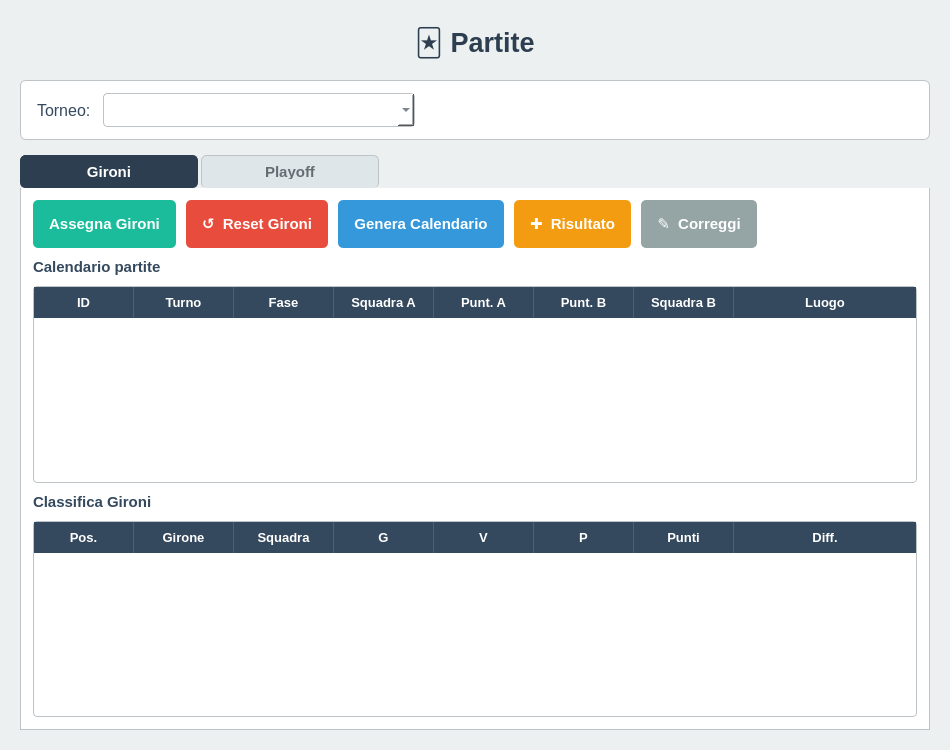
<?xml version="1.0" encoding="UTF-8"?>
<ui version="4.0">
 <class>PartitePage</class>
 <widget class="QWidget" name="PartitePage">
  <property name="geometry">
   <rect>
    <x>0</x>
    <y>0</y>
    <width>950</width>
    <height>750</height>
   </rect>
  </property>
  <property name="windowTitle">
   <string>Partite</string>
  </property>
  <property name="styleSheet">
   <string>
QWidget#PartitePage {
    background-color: #ecf0f1;
}
QLabel {
    color: #34495e;
    font-family: Helvetica;
    font-size: 12pt;
    background-color: transparent;
    border: none;
}
QComboBox {
    border: 1px solid #bdc3c7;
    border-radius: 4px;
    padding: 6px;
    font-family: Helvetica;
    font-size: 11pt;
    background-color: white;
    color: #2c3e50;
}
QComboBox:focus {
    border: 1px solid #3498db;
}
QTableWidget {
    background-color: white;
    border: 1px solid #bdc3c7;
    border-radius: 4px;
    font-family: Helvetica;
    font-size: 10pt;
    color: #2c3e50;
    alternate-background-color: #f2f3f4;
    gridline-color: #ecf0f1;
    outline: none;
}
QTableWidget::item {
    padding: 4px;
    border: none;
}
QTableWidget::item:selected {
    background-color: #3498db;
    color: white;
}
QTableWidget QTableCornerButton::section {
    background-color: #34495e;
    border: none;
}
QHeaderView {
    background-color: #34495e;
}
QHeaderView::section {
    background-color: #34495e;
    color: white;
    font-family: Helvetica;
    font-size: 10pt;
    font-weight: bold;
    padding: 6px 8px;
    border: none;
    border-right: 1px solid #4a6278;
}
QHeaderView::section:last {
    border-right: none;
}
QTabWidget::pane {
    background-color: white;
    border: 1px solid #bdc3c7;
    border-top: none;
    border-radius: 0px 0px 4px 4px;
}
QTabBar {
    background-color: transparent;
}
QTabBar::tab {
    background-color: #dfe6e9;
    color: #636e72;
    font-family: Helvetica;
    font-size: 11pt;
    font-weight: bold;
    min-width: 120px;
    padding: 9px 28px;
    border: 1px solid #bdc3c7;
    border-bottom: none;
    border-radius: 5px 5px 0px 0px;
    margin-right: 3px;
}
QTabBar::tab:selected {
    background-color: #2c3e50;
    color: white;
    border-color: #2c3e50;
}
QTabBar::tab:hover:!selected {
    background-color: #cfd8dc;
}
QPushButton {
    font-family: Helvetica;
    font-size: 11pt;
    font-weight: bold;
    color: white;
    border: none;
    border-radius: 5px;
    padding: 7px 16px;
    min-height: 34px;
}
QPushButton#btn_assegna_gironi {
    background-color: #1abc9c;
}
QPushButton#btn_assegna_gironi:hover { background-color: #16a085; }
QPushButton#btn_genera_calendario {
    background-color: #3498db;
}
QPushButton#btn_genera_calendario:hover { background-color: #2980b9; }
QPushButton#btn_inserisci_risultato {
    background-color: #f39c12;
}
QPushButton#btn_inserisci_risultato:hover { background-color: #d68910; }
QPushButton#btn_correggi_risultato {
    background-color: #95a5a6;
}
QPushButton#btn_correggi_risultato:hover { background-color: #7f8c8d; }
QPushButton#btn_reset_gironi {
    background-color: #e74c3c;
}
QPushButton#btn_reset_gironi:hover { background-color: #c0392b; }
QPushButton#btn_genera_playoff {
    background-color: #1abc9c;
}
QPushButton#btn_genera_playoff:hover { background-color: #16a085; }
QPushButton#btn_inserisci_finale {
    background-color: #f39c12;
}
QPushButton#btn_inserisci_finale:hover { background-color: #d68910; }
QPushButton#btn_esporta_classifica {
    background-color: #95a5a6;
}
QPushButton#btn_esporta_classifica:hover { background-color: #7f8c8d; }
   </string>
  </property>
  <layout class="QVBoxLayout" name="vl_root">
   <property name="spacing">
    <number>15</number>
   </property>
   <property name="leftMargin">
    <number>20</number>
   </property>
   <property name="topMargin">
    <number>20</number>
   </property>
   <property name="rightMargin">
    <number>20</number>
   </property>
   <property name="bottomMargin">
    <number>20</number>
   </property>
   <item>
    <widget class="QLabel" name="lbl_title">
     <property name="styleSheet">
      <string>font-size: 20pt; font-weight: bold; color: #2c3e50; background-color: transparent; padding: 6px 0px; border: none;</string>
     </property>
     <property name="text">
      <string>🃏 Partite</string>
     </property>
     <property name="alignment">
      <set>Qt::AlignCenter</set>
     </property>
    </widget>
   </item>
   <item>
    <widget class="QFrame" name="frame_filter">
     <property name="styleSheet">
      <string>
QFrame#frame_filter {
    background-color: #ffffff;
    border: 1px solid #bdc3c7;
    border-radius: 6px;
}
QFrame#frame_filter QLabel {
    border: none;
    background-color: transparent;
    color: #34495e;
    font-family: Helvetica;
    font-size: 12pt;
}
QFrame#frame_filter QComboBox {
    border: 1px solid #bdc3c7;
    border-radius: 4px;
    padding: 6px;
    font-family: Helvetica;
    font-size: 11pt;
    background-color: white;
    color: #2c3e50;
    min-width: 280px;
}
QFrame#frame_filter QComboBox:focus { border: 1px solid #3498db; }
     </string>
     </property>
     <property name="frameShape">
      <enum>QFrame::StyledPanel</enum>
     </property>
     <property name="frameShadow">
      <enum>QFrame::Raised</enum>
     </property>
     <layout class="QHBoxLayout" name="hl_filter">
      <property name="spacing">
       <number>12</number>
      </property>
      <property name="leftMargin">
       <number>16</number>
      </property>
      <property name="topMargin">
       <number>12</number>
      </property>
      <property name="rightMargin">
       <number>16</number>
      </property>
      <property name="bottomMargin">
       <number>12</number>
      </property>
      <item>
       <widget class="QLabel" name="lbl_torneo">
        <property name="text">
         <string>Torneo:</string>
        </property>
       </widget>
      </item>
      <item>
       <widget class="QComboBox" name="cmb_tornei"/>
      </item>
      <item>
       <spacer>
        <property name="orientation">
         <enum>Qt::Horizontal</enum>
        </property>
        <property name="sizeHint" stdset="0">
         <size>
          <width>40</width>
          <height>20</height>
         </size>
        </property>
       </spacer>
      </item>
     </layout>
    </widget>
   </item>
   <item>
    <widget class="QTabWidget" name="tab_partite">
     <property name="usesScrollButtons">
      <bool>false</bool>
     </property>
     <widget class="QWidget" name="tab_gironi">
      <property name="styleSheet">
       <string>
QWidget#tab_gironi { background-color: #ffffff; }
QWidget#tab_gironi QLabel {
    background-color: transparent;
    color: #34495e;
    font-family: Helvetica;
    font-size: 11pt;
    font-weight: bold;
    border: none;
}
      </string>
      </property>
      <attribute name="title">
       <string>  Gironi  </string>
      </attribute>
      <layout class="QVBoxLayout" name="vl_gironi">
       <property name="spacing">
        <number>10</number>
       </property>
       <property name="leftMargin">
        <number>12</number>
       </property>
       <property name="topMargin">
        <number>12</number>
       </property>
       <property name="rightMargin">
        <number>12</number>
       </property>
       <property name="bottomMargin">
        <number>12</number>
       </property>
       <item>
        <layout class="QHBoxLayout" name="hl_btn_gironi">
         <property name="spacing">
          <number>10</number>
         </property>
         <item>
          <widget class="QPushButton" name="btn_assegna_gironi">
           <property name="text">
            <string>Assegna Gironi</string>
           </property>
          </widget>
         </item>
         <item>
          <widget class="QPushButton" name="btn_reset_gironi">
           <property name="text">
            <string>↺  Reset Gironi</string>
           </property>
          </widget>
         </item>
         <item>
          <widget class="QPushButton" name="btn_genera_calendario">
           <property name="text">
            <string>Genera Calendario</string>
           </property>
          </widget>
         </item>
         <item>
          <widget class="QPushButton" name="btn_inserisci_risultato">
           <property name="text">
            <string>✚  Risultato</string>
           </property>
          </widget>
         </item>
         <item>
          <widget class="QPushButton" name="btn_correggi_risultato">
           <property name="text">
            <string>✎  Correggi</string>
           </property>
          </widget>
         </item>
         <item>
          <spacer>
           <property name="orientation">
            <enum>Qt::Horizontal</enum>
           </property>
           <property name="sizeHint" stdset="0">
            <size>
             <width>40</width>
             <height>20</height>
            </size>
           </property>
          </spacer>
         </item>
        </layout>
       </item>
       <item>
        <widget class="QLabel" name="lbl_calendario">
         <property name="text">
          <string>Calendario partite</string>
         </property>
        </widget>
       </item>
       <item>
        <widget class="QTableWidget" name="tbl_calendario">
         <property name="verticalScrollBarPolicy">
          <enum>Qt::ScrollBarAsNeeded</enum>
         </property>
         <property name="horizontalScrollBarPolicy">
          <enum>Qt::ScrollBarAsNeeded</enum>
         </property>
         <property name="editTriggers">
          <set>QAbstractItemView::NoEditTriggers</set>
         </property>
         <property name="alternatingRowColors">
          <bool>true</bool>
         </property>
         <property name="selectionBehavior">
          <enum>QAbstractItemView::SelectRows</enum>
         </property>
         <attribute name="horizontalHeaderStretchLastSection">
          <bool>true</bool>
         </attribute>
         <column>
          <property name="text">
           <string>ID</string>
          </property>
         </column>
         <column>
          <property name="text">
           <string>Turno</string>
          </property>
         </column>
         <column>
          <property name="text">
           <string>Fase</string>
          </property>
         </column>
         <column>
          <property name="text">
           <string>Squadra A</string>
          </property>
         </column>
         <column>
          <property name="text">
           <string>Punt. A</string>
          </property>
         </column>
         <column>
          <property name="text">
           <string>Punt. B</string>
          </property>
         </column>
         <column>
          <property name="text">
           <string>Squadra B</string>
          </property>
         </column>
         <column>
          <property name="text">
           <string>Luogo</string>
          </property>
         </column>
        </widget>
       </item>
       <item>
        <widget class="QLabel" name="lbl_classifica_gironi">
         <property name="text">
          <string>Classifica Gironi</string>
         </property>
        </widget>
       </item>
       <item>
        <widget class="QTableWidget" name="tbl_classifica_gironi">
         <property name="verticalScrollBarPolicy">
          <enum>Qt::ScrollBarAsNeeded</enum>
         </property>
         <property name="horizontalScrollBarPolicy">
          <enum>Qt::ScrollBarAsNeeded</enum>
         </property>
         <property name="editTriggers">
          <set>QAbstractItemView::NoEditTriggers</set>
         </property>
         <property name="alternatingRowColors">
          <bool>true</bool>
         </property>
         <property name="selectionBehavior">
          <enum>QAbstractItemView::SelectRows</enum>
         </property>
         <attribute name="horizontalHeaderStretchLastSection">
          <bool>true</bool>
         </attribute>
         <column>
          <property name="text">
           <string>Pos.</string>
          </property>
         </column>
         <column>
          <property name="text">
           <string>Girone</string>
          </property>
         </column>
         <column>
          <property name="text">
           <string>Squadra</string>
          </property>
         </column>
         <column>
          <property name="text">
           <string>G</string>
          </property>
         </column>
         <column>
          <property name="text">
           <string>V</string>
          </property>
         </column>
         <column>
          <property name="text">
           <string>P</string>
          </property>
         </column>
         <column>
          <property name="text">
           <string>Punti</string>
          </property>
         </column>
         <column>
          <property name="text">
           <string>Diff.</string>
          </property>
         </column>
        </widget>
       </item>
      </layout>
     </widget>
     <widget class="QWidget" name="tab_playoff">
      <property name="styleSheet">
       <string>
QWidget#tab_playoff { background-color: #ffffff; }
QWidget#tab_playoff QLabel {
    background-color: transparent;
    color: #34495e;
    font-family: Helvetica;
    font-size: 11pt;
    font-weight: bold;
    border: none;
}
      </string>
      </property>
      <attribute name="title">
       <string>  Playoff  </string>
      </attribute>
      <layout class="QVBoxLayout" name="vl_playoff">
       <property name="spacing">
        <number>10</number>
       </property>
       <property name="leftMargin">
        <number>12</number>
       </property>
       <property name="topMargin">
        <number>12</number>
       </property>
       <property name="rightMargin">
        <number>12</number>
       </property>
       <property name="bottomMargin">
        <number>12</number>
       </property>
       <item>
        <layout class="QHBoxLayout" name="hl_btn_playoff">
         <property name="spacing">
          <number>10</number>
         </property>
         <item>
          <widget class="QPushButton" name="btn_genera_playoff">
           <property name="text">
            <string>Genera Tabellone</string>
           </property>
          </widget>
         </item>
         <item>
          <widget class="QPushButton" name="btn_inserisci_finale">
           <property name="text">
            <string>✚  Risultato Finale</string>
           </property>
          </widget>
         </item>
         <item>
          <widget class="QPushButton" name="btn_esporta_classifica">
           <property name="text">
            <string>↓  Esporta CSV</string>
           </property>
          </widget>
         </item>
         <item>
          <spacer>
           <property name="orientation">
            <enum>Qt::Horizontal</enum>
           </property>
           <property name="sizeHint" stdset="0">
            <size>
             <width>40</width>
             <height>20</height>
            </size>
           </property>
          </spacer>
         </item>
        </layout>
       </item>
       <item>
        <widget class="QLabel" name="lbl_tabellone">
         <property name="text">
          <string>Tabellone Playoff</string>
         </property>
        </widget>
       </item>
       <item>
        <widget class="QTableWidget" name="tbl_tabellone">
         <property name="verticalScrollBarPolicy">
          <enum>Qt::ScrollBarAsNeeded</enum>
         </property>
         <property name="horizontalScrollBarPolicy">
          <enum>Qt::ScrollBarAsNeeded</enum>
         </property>
         <property name="editTriggers">
          <set>QAbstractItemView::NoEditTriggers</set>
         </property>
         <property name="alternatingRowColors">
          <bool>true</bool>
         </property>
         <property name="selectionBehavior">
          <enum>QAbstractItemView::SelectRows</enum>
         </property>
         <attribute name="horizontalHeaderStretchLastSection">
          <bool>true</bool>
         </attribute>
         <column>
          <property name="text">
           <string>ID</string>
          </property>
         </column>
         <column>
          <property name="text">
           <string>Fase</string>
          </property>
         </column>
         <column>
          <property name="text">
           <string>Squadra A</string>
          </property>
         </column>
         <column>
          <property name="text">
           <string>Punt. A</string>
          </property>
         </column>
         <column>
          <property name="text">
           <string>Punt. B</string>
          </property>
         </column>
         <column>
          <property name="text">
           <string>Squadra B</string>
          </property>
         </column>
        </widget>
       </item>
       <item>
        <widget class="QLabel" name="lbl_classifica_finale">
         <property name="text">
          <string>Classifica Finale</string>
         </property>
        </widget>
       </item>
       <item>
        <widget class="QTableWidget" name="tbl_classifica_finale">
         <property name="verticalScrollBarPolicy">
          <enum>Qt::ScrollBarAsNeeded</enum>
         </property>
         <property name="horizontalScrollBarPolicy">
          <enum>Qt::ScrollBarAsNeeded</enum>
         </property>
         <property name="editTriggers">
          <set>QAbstractItemView::NoEditTriggers</set>
         </property>
         <property name="alternatingRowColors">
          <bool>true</bool>
         </property>
         <property name="selectionBehavior">
          <enum>QAbstractItemView::SelectRows</enum>
         </property>
         <attribute name="horizontalHeaderStretchLastSection">
          <bool>true</bool>
         </attribute>
         <column>
          <property name="text">
           <string>Posto</string>
          </property>
         </column>
         <column>
          <property name="text">
           <string>Squadra</string>
          </property>
         </column>
         <column>
          <property name="text">
           <string>Punti Totali</string>
          </property>
         </column>
        </widget>
       </item>
      </layout>
     </widget>
    </widget>
   </item>
  </layout>
 </widget>
 <resources/>
 <connections/>
</ui>
